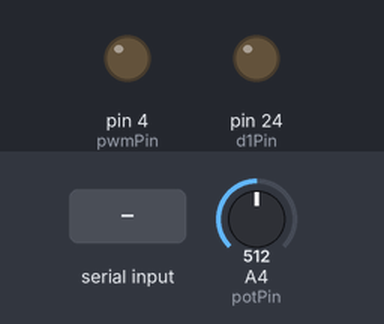
Simulated run of this sketch. Board: Arduino Mega 2560, built with avr-gcc and run on an emulated ATmega2560. Shown: output pins drawn as LEDs (lit = HIGH). The test bench sets the inputs (shaded band); at power-on: A4 (potPin) = 512. What the sketch prints to the serial monitor is not drawn.

Above: at 1.2 s.
1.3 s: "1" received over Serial
At 1.45 s:
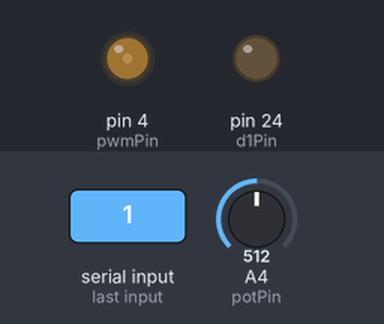
3.1 s: "8" received over Serial
At 3.25 s:
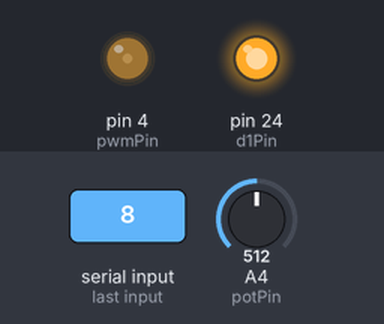
At 4.7 s:
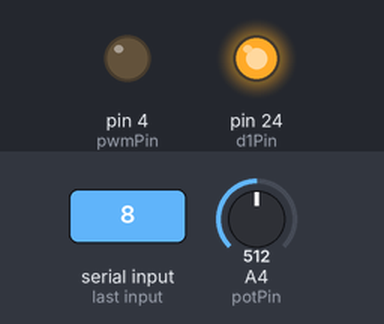
Timing chart, 0 to 6.2 s (numbered marks = the images above; inputs shaded):
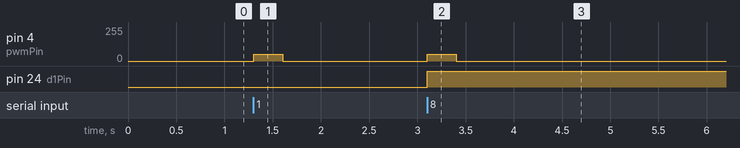

The sketch:

Elle2022_Calibration_Code.ino
```cpp
const int potPin = A4;
const int d1Pin = 24;
const int pwmPin = 4;
//Left Elbow -90 Deg - 65 Pot Reading
//Left Elbow 0 Deg - 415 Pot Reading
//To install, rotate joint from 90 to 0 degrees and max the pot in that direction; give the pot a 180 degree turn back.

int value;
int angulo;
int dir;
//////////////////

int pwm = 20; // Duty. C en %

void setup() {
  Serial.begin(9600);
  pinMode(potPin, INPUT);
  ///////////////////////
  pinMode(d1Pin, OUTPUT);
  pinMode(pwmPin, OUTPUT);

  digitalWrite(d1Pin, LOW);
  analogWrite(pwmPin, 0);
  pwm = pwm*255/100;
}

void loop() {
  value = analogRead(potPin);
  Serial.println(value);

  if (Serial.available() > 0) {
  dir = Serial.read();

    if (dir == '1'){
      analogWrite(pwmPin, pwm);
      digitalWrite(d1Pin, LOW);
      delay(300);
      analogWrite(pwmPin, 0);
    }

    if (dir == '8'){
      analogWrite(pwmPin, pwm);
      digitalWrite(d1Pin, HIGH);
      delay(300);
      analogWrite(pwmPin, 0);
    }

  }
}
```

Measured:
- after the input at 1.3 s, pin 4 (pwmPin): 0/255 → 51/255 at once, → 0/255 0.30 s later
- after the input at 3.1 s, pin 4 (pwmPin): 0/255 → 51/255 at once, → 0/255 0.30 s later; pin 24 (d1Pin): LOW → HIGH at once
